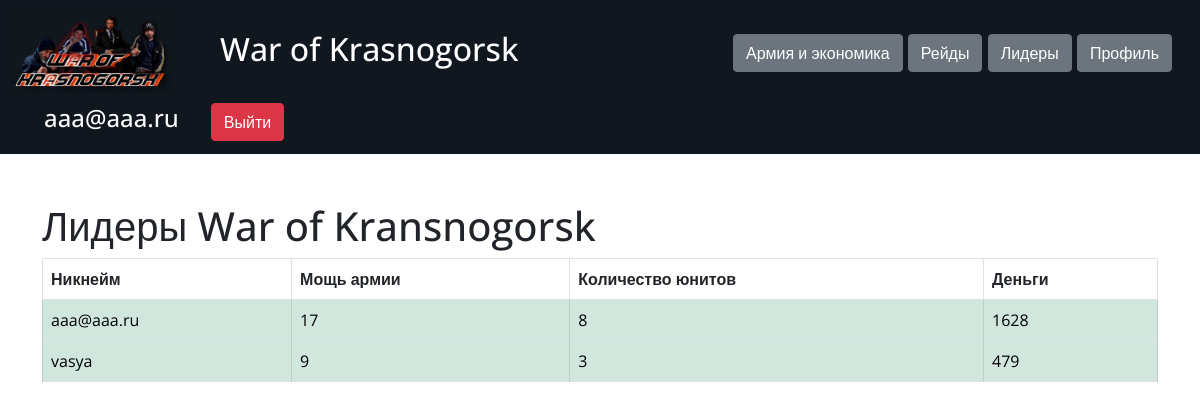
/leadersboard (signed in), run on the app's committed database.
### data/users.py (models this page shows, shortened)
class User(SqlAlchemyBase, UserMixin):
    __tablename__ = 'users'
    id = sa.Column(sa.Integer, primary_key=True, autoincrement=True)
    username = sa.Column(sa.String, nullable=True)
    email = sa.Column(sa.String, index=True, unique=True, nullable=True)
    hashed_password = sa.Column(sa.String, nullable=True)
    created_date = sa.Column(sa.DateTime, default=datetime.datetime.now)
    player = orm.relation('Player', uselist=False, back_populates='user')

### data/players.py (models this page shows)
class Player(SqlAlchemyBase):
    __tablename__ = 'players'
    id = sa.Column(sa.Integer, primary_key=True, autoincrement=True)
    user_id = sa.Column(sa.Integer, sa.ForeignKey('users.id'))
    start_race_id = sa.Column(sa.Integer, sa.ForeignKey('races.id'))
    money = sa.Column(sa.Integer, nullable=True)
    last_defend = sa.Column(sa.DateTime, nullable=True)
    user = orm.relation('User', back_populates='player')
    start_race = orm.relation('Race')
    army = orm.relation('Army', back_populates='player')

### server.py (the view)
@app.route('/leadersboard')
@login_required
def leaders_board():
    db_sess = db_session.create_session()
    users = [x for x in db_sess.query(User).all() if x.player]
    leaders = []
    for x in users:
        leaders.append((x.username, sum([item.number for item in x.player.army]),
                        ((sum([get_stats_with_upgrades(item)[0] for item in x.player.army]) +
                          sum([get_stats_with_upgrades(item)[1] for item in x.player.army])) // 2),
                        x.player.money))
    leaders.sort(key=lambda x: (-x[2], -x[1], -x[3], x[0]))
    return render_template('leadersboard.html', leaders=leaders)

### data/db_session.py (called while the page is built)
def create_session() -> Session:
    global __factory
    return __factory()

### server.py (called while the page is built)
@login_manager.user_loader
def load_user(user_id):
    db_sess = db_session.create_session()
    return db_sess.query(User).get(user_id)

def get_stats_with_upgrades(army):
    total_attack = army.number * army.race.attack * (army.level if army.level == 1 else army.level * 2)
    total_defense = army.number * army.race.defense * (army.level if army.level == 1 else army.level * 2)
    return total_attack, total_defense

### templates/leadersboard.html
{% extends "base.html" %}
{% block content %}
<h1>Лидеры War of Kransnogorsk</h1>
<table class="table table-bordered">
    <thead>
        <tr>
            <th scope="col">Никнейм</th>
            <th scope="col">Мощь армии</th>
            <th scope="col">Количество юнитов</th>
            <th scope="col">Деньги</th>
        </tr>
    </thead>
    <tbody>
        {% for item in leaders %}
           <tr>
              <td class="table-success">{{ item[0] }}</td>
              <td class="table-success">{{ item[2] }}</td>
              <td class="table-success">{{ item[1] }}</td>
              <td class="table-success">{{ item[3] }}</td>
            </tr>
       {% endfor %}
    </tbody>
</table>
{% endblock %}

### templates/base.html (shortened to what this page needs)
<!DOCTYPE html>
<html lang="en">
<head>
    <link href="https://cdn.jsdelivr.net/npm/bootstrap@5.0.0-beta1/dist/css/bootstrap.min.css" rel="stylesheet"
>
    <link href="{{ url_for('static', filename='css/style.css') }}" rel="stylesheet">
</head>
<body>
    <header>
        <nav class="navbar navbar-dark">
            <div class="container-fluid">
                <a class="navbar-brand d-flex" href="/">
                    <img src="{{ url_for('static', filename='img/logo.png') }}"
                         width="160" height="80" class="d-inline-block align-text-top">
                    <h2 class="nav-title d-inline-block">War of Krasnogorsk</h2>
                </a>
                {% if current_user.is_authenticated %}
                    <div class="navbar-brand">
                        <a class="btn btn-secondary" href="/">Армия и экономика</a>
                        <a class="btn btn-secondary" href="/raid">Рейды</a>
                        <a class="btn btn-secondary" href="/leadersboard">Лидеры</a>
                        <a class="btn btn-secondary" href="/profile">Профиль</a>
                    </div>
                    <div class="navbar-brand d-flex">
                        <h4 class="nav-username">{{ current_user.username }}</h4>
                        <a class="btn btn-danger" href="/logout">Выйти</a>
                    </div>
                {% else %}
                    <div class="navbar-brand">
                        <a class="btn btn-primary" href="/register">Register</a>
                        <a class="btn btn-success" href="/login">Log in</a>
                    </div>
                {% endif %}
                </div>
        </nav>
    </header>
    <main role="main">
        <div class="container">
            {% block content %}{% endblock %}
        </div>
    </main>
</body>
</html>

### static/css/style.css (style rules this page uses)
body { font-family: 'Open Sans', sans-serif; }
header { margin-bottom: 3rem; }
.navbar { background-color: #10171f; }
.navbar-brand { align-items: center; }
.nav-title { margin-left: 3rem; }
.nav-username { margin-left: 2rem; margin-right: 2rem; }

### data on the page
User: username "aaa@aaa.ru", username "aaa@aaa.ru"
Player: money "1628"
User: username "vasya"
Player: money "479"

### other printed values
{{ item[2] }} "17" "9"
{{ item[1] }} "8" "3"
